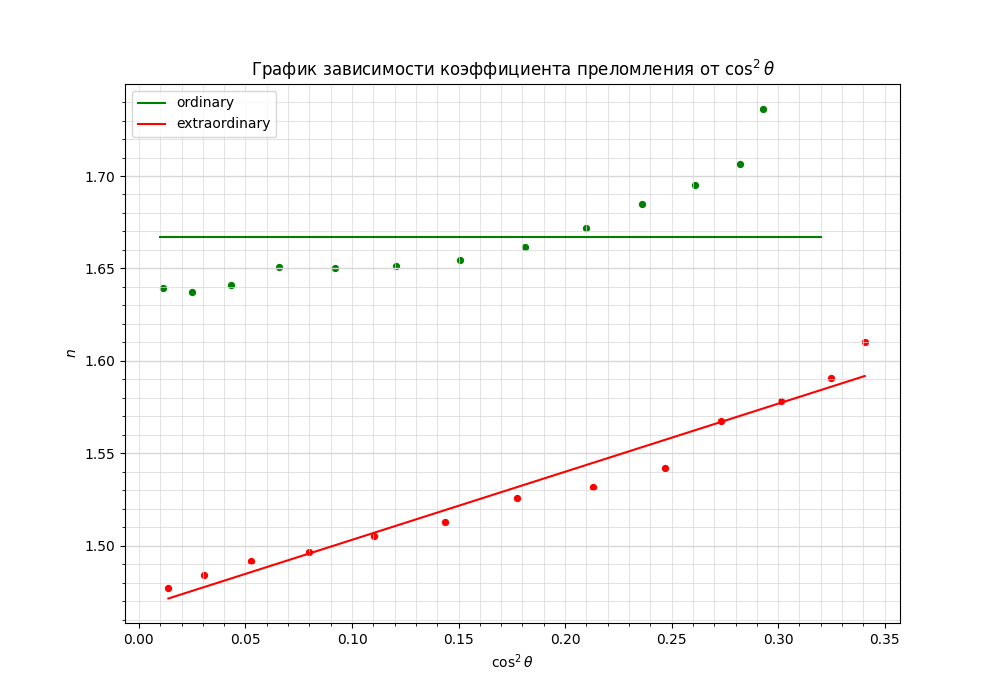

Recreate this plot in Python.
import numpy as np
import matplotlib.pyplot as plt
from matplotlib.ticker import MultipleLocator

plt.figure(figsize=(10,7))  #Размер изображения
plt.title(r'График зависимости коэффициента преломления от $\cos^2 \theta$') # Заголовок

x1 = [0.011221475,0.024989095,0.043447203,0.0655446,0.091787201,0.120657545,0.150883409,0.18108771,0.209944823,0.236308728,0.261083983,0.282070524,0.292827431] # Координата x
y1 = [1.639250234,1.637272496,1.640857156,1.650744276,1.650360961,1.651254668,1.654804728,1.661653681,1.671865675,1.685095963,1.694886095,1.70646293,1.736520593] # Координата y

x2 = [0.013823261,0.030417093,0.052583638,0.079772584,0.110361103,0.143731817,0.177480843,0.213143145,0.246853945,0.273125383,0.301154604,0.324607353,0.340633494]
y2 = [1.47694721,1.484011885,1.491510683,1.496309487,1.505088332,1.512916098,1.52577943,1.531613965,1.541820907,1.567413156,1.578104937,1.59073023,1.610060301]

plt.scatter(x1, y1, s=18, c='green')  # Экспериментальные точки на графике
plt.scatter(x2, y2, s=18, c='red')

plt.xlabel(r'$\cos^2 \theta$') # Подпись абсцисс
plt.ylabel(r'$n$') # Подпись ординат

#yerr = [0.018*_y for _y in y]  # Погрешность по y
#xerr = [0.05 for _x in x] # Погрешность по x
#plt.errorbar(x, y, xerr=xerr, yerr=yerr, fmt=" ", color='k')

x0 = [0.01, 0.02, 0.03, 0.32]
y0 = [1.667, 1.667, 1.667, 1.667]

p, c = np.polyfit(x0, y0, deg=1, cov=True) # Построение кривой по мнк
otvet = np.sqrt(np.diag(c))
print(otvet)
p_f = np.poly1d(p)
line1, = plt.plot(x0, p_f(x0), label='ordinary', c='green')
print(p_f)

p = np.polyfit(x2, y2, deg=1) # Построение кривой по мнк
p_f = np.poly1d(p)
line2, = plt.plot(x2, p_f(x2), label='extraordinary', c='red')
print(p_f)


DP = 2
ax = plt.gca()
ax.legend(handles=[line1, line2])

## Характеристики сетки

ax.yaxis.set_minor_locator(MultipleLocator(0.01))
ax.yaxis.set_major_locator(MultipleLocator(0.05))
ax.xaxis.set_minor_locator(MultipleLocator(0.01))
ax.xaxis.set_major_locator(MultipleLocator(0.05))
ax.yaxis.grid(True,'major',linewidth=2/DP,linestyle='-',color='#d7d7d7')
ax.xaxis.grid(True,'minor',linewidth=1/DP,linestyle='-',color='#d7d7d7')
ax.yaxis.grid(True,'minor',linewidth=1/DP,linestyle='-',color='#d7d7d7')
ax.xaxis.grid(True,'major',linewidth=1/DP,linestyle='-',color='#d7d7d7',zorder=0)

plt.savefig('plot')